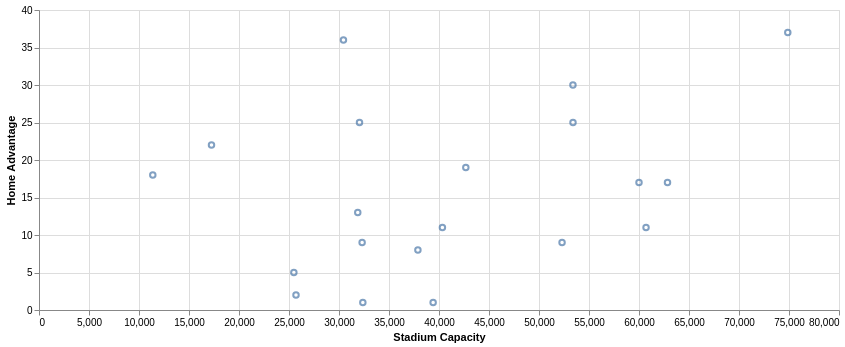

Source (notebook cell):
### Code cell
# The below then plots a scatter graph using vega altair

stadium_chart = alt.Chart(home_advantage_df).mark_point().encode(
    x=alt.X('stadium_capacity:Q', title='Stadium Capacity'),
    y=alt.Y('home_advantage:Q', title='Home Advantage'),
    tooltip=['team:N', 'stadium_capacity:Q', 'net_home_advantage:Q']
).properties(width=800)

stadium_chart

### Figure 1 — Vega-Lite specification as saved in the notebook (floating-point values rounded to 4 significant figures)
{"config": {"view": {"continuousWidth": 300, "continuousHeight": 300}}, "data": {"name": "data-c4abcc3a37ef049e5e44448e444baafe"}, "mark": {"type": "point"}, "encoding": {"tooltip": [{"field": "team", "type": "nominal"}, {"field": "stadium_capacity", "type": "quantitative"}, {"field": "net_home_advantage", "type": "quantitative"}], "x": {"field": "stadium_capacity", "title": "Stadium Capacity", "type": "quantitative"}, "y": {"field": "home_advantage", "title": "Home Advantage", "type": "quantitative"}}, "width": 800, "$schema": "https://vega.github.io/schema/vega-lite/v5.20.1.json", "datasets": {"data-c4abcc3a37ef049e5e44448e444baafe": [{"team": "Manchester Utd", "home_advantage": 37, "stadium_capacity": 74879}, {"team": "Nott'ham Forest", "home_advantage": 36, "stadium_capacity": 30445}, {"team": "Liverpool", "home_advantage": 30, "stadium_capacity": 53394}, {"team": "Wolves", "home_advantage": 25, "stadium_capacity": 32050}, {"team": "Manchester City", "home_advantage": 25, "stadium_capacity": 53400}, {"team": "Brentford", "home_advantage": 22, "stadium_capacity": 17250}, {"team": "Aston Villa", "home_advantage": 19, "stadium_capacity": 42682}, {"team": "Bournemouth", "home_advantage": 18, "stadium_capacity": 11379}, {"team": "Tottenham", "home_advantage": 17, "stadium_capacity": 62850}, {"team": "West Ham", "home_advantage": 17, "stadium_capacity": 60000}, {"team": "Brighton", "home_advantage": 13, "stadium_capacity": 31876}, {"team": "Arsenal", "home_advantage": 11, "stadium_capacity": 60704}, {"team": "Chelsea", "home_advantage": 11, "stadium_capacity": 40341}, {"team": "Newcastle Utd", "home_advantage": 9, "stadium_capacity": 52305}, {"team": "Leicester City", "home_advantage": 9, "stadium_capacity": 32312}, {"team": "Leeds United", "home_advantage": 8, "stadium_capacity": 37890}, {"team": "Crystal Palace", "home_advantage": 5, "stadium_capacity": 25486}, {"team": "Fulham", "home_advantage": 2, "stadium_capacity": 25700}, {"team": "Southampton", "home_advantage": 1, "stadium_capacity": 32384}, {"team": "Everton", "home_advantage": 1, "stadium_capacity": 39414}]}}
